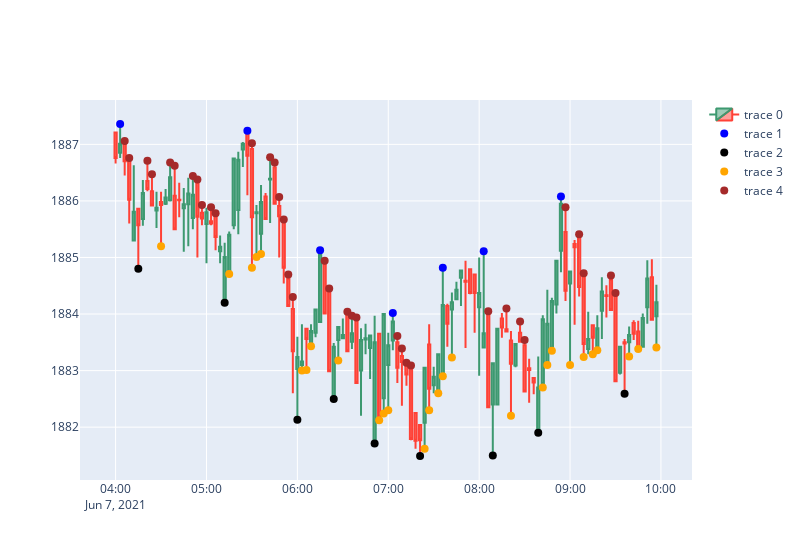

Notebook cell for this chart:
### Code cell
von = 80
bis = 200

left_cand = 6
right_cand = 3

fig = go.Figure(data=[go.Candlestick(x=auxusd[von:bis].index,
                open=auxusd['Open'][von:bis],
                high=auxusd['High'][von:bis],
                low=auxusd['Low'][von:bis],
                close=auxusd['Close'][von:bis])])
fig.add_scatter(x=auxusd[von:bis].index, y=find_extrema(auxusd, left_cand, right_cand)["higher_high"][von:bis], mode="markers", marker=dict(color="blue", size=8))
fig.add_scatter(x=auxusd[von:bis].index, y=find_extrema(auxusd, left_cand, right_cand)["lower_low"][von:bis], mode="markers", marker=dict(color="black", size=8))
fig.add_scatter(x=auxusd[von:bis].index, y=find_extrema(auxusd, left_cand, right_cand)["higher_low"][von:bis], mode="markers", marker=dict(color="orange", size=8))
fig.add_scatter(x=auxusd[von:bis].index, y=find_extrema(auxusd, left_cand, right_cand)["lower_high"][von:bis], mode="markers", marker=dict(color="brown", size=8))
fig.update_layout(xaxis_rangeslider_visible=False, width=800)
fig.show()
